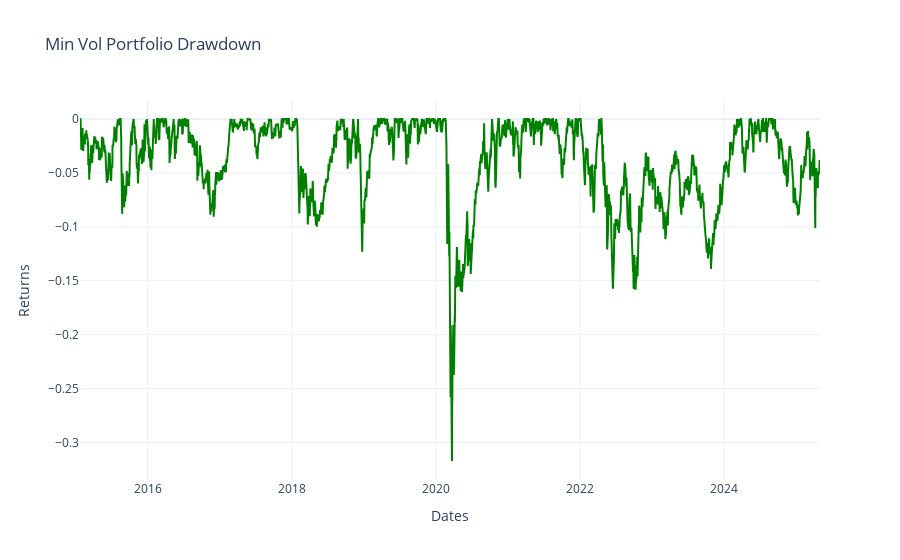

This figure's notebook cell:
### Code cell
plot_drawdown_chart(portfolio_df = Min_Vol_performance_df, 
                    chart_title = "Min Vol Portfolio Drawdown")

### Figure 1 — Plotly figure (JSON) as saved in the notebook; plotly's stock layout.template omitted (floating-point values rounded to 4 significant figures; data arrays with more than 128 entries replaced by an {"elided": "..."} marker saying what was removed)
{"data": [{"line": {"color": "green"}, "mode": "lines", "name": "Min Vol Portfolio Drawdown", "type": "scatter", "x": {"elided": "2585 str values"}, "y": {"elided": "2585 float values"}}], "layout": {"legend": {"bordercolor": "Black", "borderwidth": 1, "x": 0.01, "y": 0.99}, "title": {"text": "Min Vol Portfolio Drawdown"}, "xaxis": {"anchor": "y", "domain": [0, 1], "title": {"text": "Dates"}}, "yaxis": {"anchor": "x", "domain": [0, 1], "title": {"text": "Returns"}}}}
